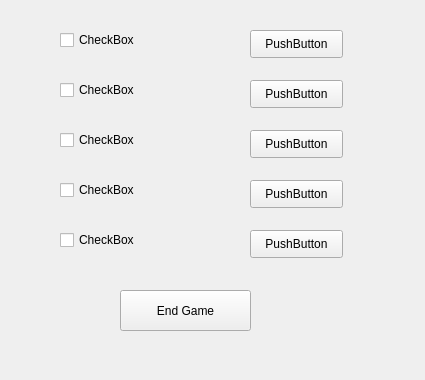
<?xml version="1.0" encoding="UTF-8"?>
<ui version="4.0">
 <class>M</class>
 <widget class="QWidget" name="M">
  <property name="geometry">
   <rect>
    <x>0</x>
    <y>0</y>
    <width>425</width>
    <height>380</height>
   </rect>
  </property>
  <property name="windowTitle">
   <string>Form</string>
  </property>
  <widget class="QPushButton" name="pushButton">
   <property name="geometry">
    <rect>
     <x>250</x>
     <y>30</y>
     <width>93</width>
     <height>28</height>
    </rect>
   </property>
   <property name="text">
    <string>PushButton</string>
   </property>
  </widget>
  <widget class="QPushButton" name="pushButton_2">
   <property name="geometry">
    <rect>
     <x>250</x>
     <y>80</y>
     <width>93</width>
     <height>28</height>
    </rect>
   </property>
   <property name="text">
    <string>PushButton</string>
   </property>
  </widget>
  <widget class="QPushButton" name="pushButton_3">
   <property name="geometry">
    <rect>
     <x>250</x>
     <y>130</y>
     <width>93</width>
     <height>28</height>
    </rect>
   </property>
   <property name="text">
    <string>PushButton</string>
   </property>
  </widget>
  <widget class="QPushButton" name="pushButton_4">
   <property name="geometry">
    <rect>
     <x>250</x>
     <y>180</y>
     <width>93</width>
     <height>28</height>
    </rect>
   </property>
   <property name="text">
    <string>PushButton</string>
   </property>
  </widget>
  <widget class="QPushButton" name="pushButton_5">
   <property name="geometry">
    <rect>
     <x>250</x>
     <y>230</y>
     <width>93</width>
     <height>28</height>
    </rect>
   </property>
   <property name="text">
    <string>PushButton</string>
   </property>
  </widget>
  <widget class="QCheckBox" name="checkBox">
   <property name="geometry">
    <rect>
     <x>60</x>
     <y>30</y>
     <width>101</width>
     <height>20</height>
    </rect>
   </property>
   <property name="text">
    <string>CheckBox</string>
   </property>
  </widget>
  <widget class="QCheckBox" name="checkBox_2">
   <property name="geometry">
    <rect>
     <x>60</x>
     <y>80</y>
     <width>101</width>
     <height>20</height>
    </rect>
   </property>
   <property name="text">
    <string>CheckBox</string>
   </property>
  </widget>
  <widget class="QCheckBox" name="checkBox_3">
   <property name="geometry">
    <rect>
     <x>60</x>
     <y>130</y>
     <width>101</width>
     <height>20</height>
    </rect>
   </property>
   <property name="text">
    <string>CheckBox</string>
   </property>
  </widget>
  <widget class="QCheckBox" name="checkBox_4">
   <property name="geometry">
    <rect>
     <x>60</x>
     <y>180</y>
     <width>101</width>
     <height>20</height>
    </rect>
   </property>
   <property name="text">
    <string>CheckBox</string>
   </property>
  </widget>
  <widget class="QCheckBox" name="checkBox_5">
   <property name="geometry">
    <rect>
     <x>60</x>
     <y>230</y>
     <width>101</width>
     <height>20</height>
    </rect>
   </property>
   <property name="text">
    <string>CheckBox</string>
   </property>
  </widget>
  <widget class="QPushButton" name="End">
   <property name="geometry">
    <rect>
     <x>120</x>
     <y>290</y>
     <width>131</width>
     <height>41</height>
    </rect>
   </property>
   <property name="text">
    <string>End Game</string>
   </property>
  </widget>
 </widget>
 <resources/>
 <connections>
  <connection>
   <sender>End</sender>
   <signal>clicked()</signal>
   <receiver>M</receiver>
   <slot>close()</slot>
   <hints>
    <hint type="sourcelabel">
     <x>170</x>
     <y>304</y>
    </hint>
    <hint type="destinationlabel">
     <x>180</x>
     <y>339</y>
    </hint>
   </hints>
  </connection>
 </connections>
</ui>
